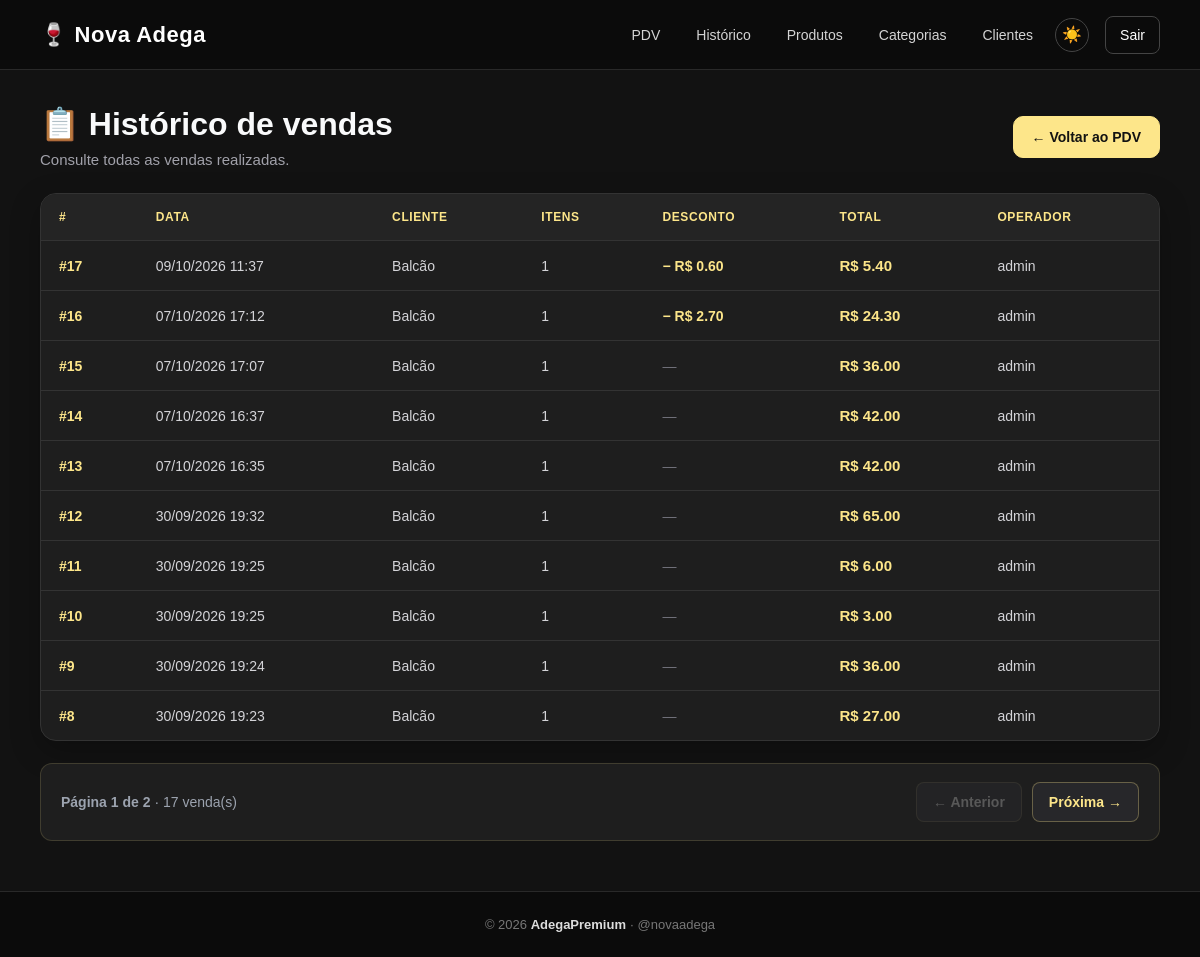
Before: /pdv/historico (signed in) with the older database file.
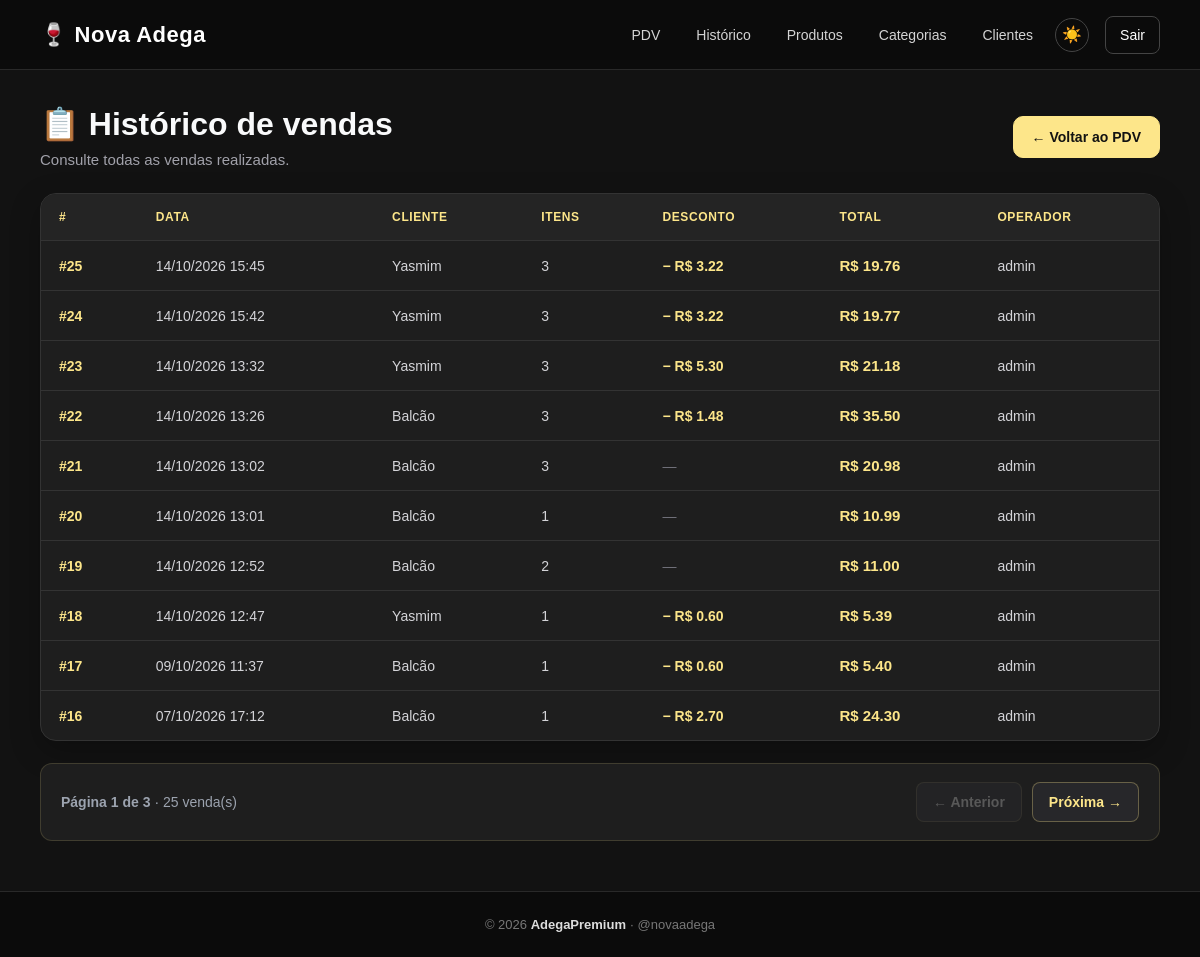
After: the same page with the newer database file.
### app/models/venda.py (models this page shows, shortened)
class Venda(Base):
    __tablename__ = "vendas"
    id = Column(Integer, primary_key=True, index=True)
    cliente_id = Column(
        Integer,
        ForeignKey("clientes.id", ondelete="SET NULL"),
        nullable=True
    )
    usuario_id = Column(
        Integer,
        ForeignKey("usuarios.id", ondelete="SET NULL"),
        nullable=True
    )
    total_bruto = Column(
        Float,
        nullable=False,
        default=0.0
    )
    total_liquido = Column(
        Float,
        nullable=False,
        default=0.0
    )
    desconto = Column(
        Float,
        nullable=False,
        default=0.0
    )
    tipo_desconto = Column(
        String(20),
        nullable=True
    )
    forma_pagamento_1 = Column(
        String(50),
        nullable=True
    )
    valor_pagamento_1 = Column(
        Float,
        nullable=False,
        default=0.0
    )
    forma_pagamento_2 = Column(
        String(50),
        nullable=True
    )
    valor_pagamento_2 = Column(
        Float,
        nullable=False,
        default=0.0
    )
    observacao = Column(
        String(255),
        nullable=True
    )
    criado_em = Column(
        DateTime,
        server_default=func.now()
    )
    cliente = relationship(
        "Cliente",
        back_populates="vendas"
    )
    usuario = relationship(
        "Usuario",
        backref="vendas"
    )
    itens = relationship(
        "ItemVenda",
        back_populates="venda",
        cascade="all, delete-orphan"
    )

### app/models/usuarios.py (models this page shows)
class Usuario(Base):
    __tablename__ = "usuarios"
    id = Column(Integer, primary_key=True, autoincrement=True)
    nome = Column(String(100), nullable=False)
    email = Column(String(150), unique=True, nullable=False)
    senha_hash = Column(String(255), nullable=False)
    role = Column(String(20), nullable=False, default="operador")
    ativo = Column(Boolean, default=True)
    criando_em = Column(DateTime, server_default=func.now())

### app/models/cliente.py (models this page shows, shortened)
class Cliente(Base):
    __tablename__ = "clientes"
    id = Column(
        Integer,
        primary_key=True,
        index=True
    )
    nome = Column(
        String(150),
        nullable=False,
        index=True
    )
    telefone = Column(
        String(20),
        nullable=True
    )
    is_associado = Column(
        Boolean,
        default=False,
        nullable=False
    )
    ativo = Column(
        Boolean,
        default=True
    )
    criado_em = Column(
        DateTime,
        server_default=func.now()
    )
    vendas = relationship(
        "Venda",
        back_populates="cliente"
    )

### app/controllers/pdv_controller.py (the view)
@router.get("/historico")
def historico_vendas(
    request: Request,
    pagina: int = 1,
    db: Session = Depends(get_db),
    usuario=Depends(get_usuario_logado)
):
    por_pagina = 10
    pagina = max(1, pagina)
    total_vendas = db.query(Venda).count()
    total_paginas = max(
        1,
        ceil(total_vendas / por_pagina)
    )
    pagina = min(pagina, total_paginas)
    vendas = (
        db.query(Venda)
        .order_by(Venda.criado_em.desc())
        .offset((pagina - 1) * por_pagina)
        .limit(por_pagina)
        .all()
    )
    return templates.TemplateResponse(
        request,
        "pdv/historico.html",
        {
            "request": request,
            "usuario": usuario,
            "vendas": vendas,
            "pagina": pagina,
            "total_paginas": total_paginas,
            "total_vendas": total_vendas
        }
    )

### app/templates/pdv/historico.html (shortened to what this page needs)
{% extends "base.html" %}
{% block styles %}
<link rel="stylesheet" href="/static/CSS/pdv.css?v=10">
{% endblock %}
{% block content %}
<main class="pdv-container">
    <div class="pdv-page-header">
        <div>
            <h1>📋 Histórico de vendas</h1>
            <p>Consulte todas as vendas realizadas.</p>
        </div>
        <div class="pdv-page-actions">
            <a href="/pdv" class="btn btn-primary">
                ← Voltar ao PDV
            </a>
        </div>
    </div>
    <div class="pdv-table-container">
        <table class="pdv-table">
            <thead>
                <tr>
                    <th>#</th>
                    <th>Data</th>
                    <th>Cliente</th>
                    <th>Itens</th>
                    <th>Desconto</th>
                    <th>Total</th>
                    <th>Operador</th>
                </tr>
            </thead>
            <tbody>
                {% for v in vendas %}
                <tr>
                    <td>
                        <a href="/pdv/venda/{{ v.id }}" class="venda-id">
                            #{{ v.id }}
                        </a>
                    </td>
                    <td>
                        {{ v.criado_em.strftime('%d/%m/%Y %H:%M') }}
                    </td>
                    <td>
                        {{ v.cliente.nome if v.cliente else "Balcão" }}
                    </td>
                    <td>
                        {{ v.itens | length }}
                    </td>
                    <td>
                        {% if v.desconto and v.desconto > 0 %}
                        <span class="desconto-positivo">
                            − R$ {{ "%.2f"|format(v.desconto) }}
                        </span>
                        {% else %}
                        <span class="sem-desconto">
                            —
                        </span>
                        {% endif %}
                    </td>
                    <td class="valor-total">
                        R$ {{ "%.2f"|format(v.total_liquido) }}
                    </td>
                    <td>
                        {{ v.usuario.nome if v.usuario else "—" }}
                    </td>
                </tr>
                {% endfor %}
            </tbody>
        </table>
    </div>
    <nav class="paginacao-vendas" aria-label="Paginação do histórico de vendas">
        <span class="paginacao-info">
            Página {{ pagina }} de {{ total_paginas }}
            <span class="paginacao-total">
                · {{ total_vendas }} venda(s)
            </span>
        </span>
        <div class="paginacao-botoes">
            {% if pagina > 1 %}
            <a class="paginacao-btn" href="/pdv/historico?pagina={{ pagina - 1 }}">
                ← Anterior
            </a>
            {% else %}
            <span class="paginacao-btn desabilitado">
                ← Anterior
            </span>
            {% endif %}
            {% if pagina < total_paginas %} <a class="paginacao-btn proxima"
                href="/pdv/historico?pagina={{ pagina + 1 }}">
                Próxima →
                </a>
                {% else %}
                <span class="paginacao-btn desabilitado">
                    Próxima →
                </span>
                {% endif %}
        </div>
    </nav>
</main>
{% endblock %}

Changed rows visible on the page:
no longer on this page (row unchanged): Venda: id "15", criado_em "07/10/2026 17:07", cliente "Balcão", itens|length "1", total_liquido "36.00", usuario "admin"
no longer on this page (row unchanged): Venda: id "14", criado_em "07/10/2026 16:37", cliente "Balcão", itens|length "1", total_liquido "42.00", usuario "admin"
no longer on this page (row unchanged): Venda: id "13", criado_em "07/10/2026 16:35", cliente "Balcão", itens|length "1", total_liquido "42.00", usuario "admin"
no longer on this page (row unchanged): Venda: id "12", criado_em "30/09/2026 19:32", cliente "Balcão", itens|length "1", total_liquido "65.00", usuario "admin"
no longer on this page (row unchanged): Venda: id "11", criado_em "30/09/2026 19:25", cliente "Balcão", itens|length "1", total_liquido "6.00", usuario "admin"
no longer on this page (row unchanged): Venda: id "10", criado_em "30/09/2026 19:25", cliente "Balcão", itens|length "1", total_liquido "3.00", usuario "admin"
no longer on this page (row unchanged): Venda: id "9", criado_em "30/09/2026 19:24", cliente "Balcão", itens|length "1", total_liquido "36.00", usuario "admin"
no longer on this page (row unchanged): Venda: id "8", criado_em "30/09/2026 19:23", cliente "Balcão", itens|length "1", total_liquido "27.00", usuario "admin"
added Venda: id "25", criado_em "14/10/2026 15:45", cliente "Yasmim", itens|length "3", desconto "3.22", total_liquido "19.76", usuario "admin"
added Venda: id "24", criado_em "14/10/2026 15:42", cliente "Yasmim", itens|length "3", desconto "3.22", total_liquido "19.77", usuario "admin"
added Venda: id "23", criado_em "14/10/2026 13:32", cliente "Yasmim", itens|length "3", desconto "5.30", total_liquido "21.18", usuario "admin"
added Venda: id "22", criado_em "14/10/2026 13:26", cliente "Balcão", itens|length "3", desconto "1.48", total_liquido "35.50", usuario "admin"
added Venda: id "21", criado_em "14/10/2026 13:02", cliente "Balcão", itens|length "3", total_liquido "20.98", usuario "admin"
added Venda: id "20", criado_em "14/10/2026 13:01", cliente "Balcão", itens|length "1", total_liquido "10.99", usuario "admin"
added Venda: id "19", criado_em "14/10/2026 12:52", cliente "Balcão", itens|length "2", total_liquido "11.00", usuario "admin"
added Venda: id "18", criado_em "14/10/2026 12:47", cliente "Yasmim", itens|length "1", desconto "0.60", total_liquido "5.39", usuario "admin"
Other visible differences:
{{ total_paginas }}: "2" → "3"
{{ total_vendas }}: "17" → "25"
